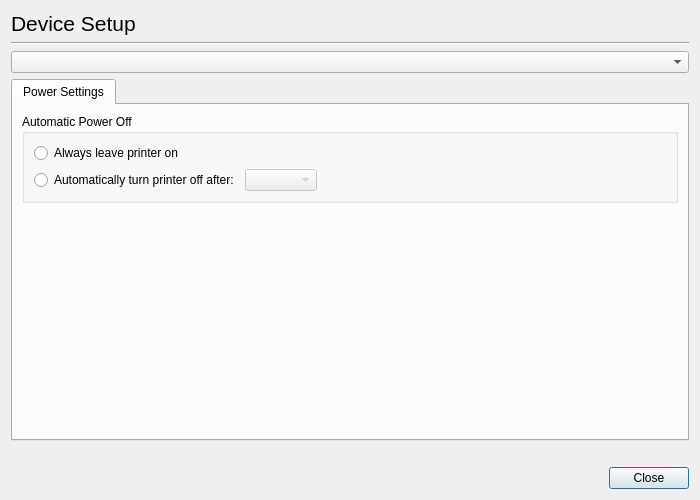
<ui version="4.0" >
 <class>Dialog</class>
 <widget class="QDialog" name="Dialog" >
  <property name="geometry" >
   <rect>
    <x>0</x>
    <y>0</y>
    <width>700</width>
    <height>500</height>
   </rect>
  </property>
  <property name="windowTitle" >
   <string>HP Device Manager - Device Setup</string>
  </property>
  <layout class="QGridLayout" >
   <item row="0" column="0" >
    <widget class="QLabel" name="label" >
     <property name="font" >
      <font>
       <pointsize>16</pointsize>
      </font>
     </property>
     <property name="text" >
      <string>Device Setup</string>
     </property>
    </widget>
   </item>
   <item row="1" column="0" colspan="3" >
    <widget class="Line" name="line" >
     <property name="orientation" >
      <enum>Qt::Horizontal</enum>
     </property>
    </widget>
   </item>
   <item row="2" column="0" colspan="3" >
    <widget class="DeviceUriComboBox" name="DeviceComboBox" />
   </item>
   <item row="3" column="0" colspan="3" >
    <widget class="QTabWidget" name="TabWidget" >
     <property name="currentIndex" >
      <number>0</number>
     </property>
     <widget class="QWidget" name="PowerSettingsTab" >
      <attribute name="title" >
       <string>Power Settings</string>
      </attribute>
      <layout class="QGridLayout" >
       <item row="0" column="0" >
        <widget class="QGroupBox" name="groupBox" >
         <property name="title" >
          <string>Automatic Power Off</string>
         </property>
         <layout class="QGridLayout" >
          <item row="0" column="0" colspan="2" >
           <widget class="QRadioButton" name="OnRadioButton" >
            <property name="text" >
             <string>Always leave printer on</string>
            </property>
           </widget>
          </item>
          <item row="1" column="0" >
           <layout class="QHBoxLayout" >
            <item>
             <widget class="QRadioButton" name="OffRadioButton" >
              <property name="enabled" >
               <bool>true</bool>
              </property>
              <property name="text" >
               <string>Automatically turn printer off after:</string>
              </property>
             </widget>
            </item>
            <item>
             <widget class="QComboBox" name="DurationComboBox" >
              <property name="enabled" >
               <bool>false</bool>
              </property>
             </widget>
            </item>
           </layout>
          </item>
          <item row="1" column="1" >
           <spacer>
            <property name="orientation" >
             <enum>Qt::Horizontal</enum>
            </property>
            <property name="sizeHint" >
             <size>
              <width>40</width>
              <height>20</height>
             </size>
            </property>
           </spacer>
          </item>
         </layout>
        </widget>
       </item>
       <item row="1" column="0" >
        <spacer>
         <property name="orientation" >
          <enum>Qt::Vertical</enum>
         </property>
         <property name="sizeHint" >
          <size>
           <width>282</width>
           <height>51</height>
          </size>
         </property>
        </spacer>
       </item>
      </layout>
     </widget>
    </widget>
   </item>
   <item row="4" column="0" >
    <spacer>
     <property name="orientation" >
      <enum>Qt::Vertical</enum>
     </property>
     <property name="sizeType" >
      <enum>QSizePolicy::Preferred</enum>
     </property>
     <property name="sizeHint" >
      <size>
       <width>510</width>
       <height>20</height>
      </size>
     </property>
    </spacer>
   </item>
   <item row="5" column="0" >
    <spacer>
     <property name="orientation" >
      <enum>Qt::Horizontal</enum>
     </property>
     <property name="sizeHint" >
      <size>
       <width>361</width>
       <height>20</height>
      </size>
     </property>
    </spacer>
   </item>
   <item row="5" column="2" >
    <widget class="QPushButton" name="CancelButton" >
     <property name="text" >
      <string>Close</string>
     </property>
    </widget>
   </item>
  </layout>
 </widget>
 <customwidgets>
  <customwidget>
   <class>DeviceUriComboBox</class>
   <extends>QComboBox</extends>
   <header>deviceuricombobox.h</header>
  </customwidget>
 </customwidgets>
 <resources/>
 <connections>
  <connection>
   <sender>OffRadioButton</sender>
   <signal>toggled(bool)</signal>
   <receiver>DurationComboBox</receiver>
   <slot>setEnabled(bool)</slot>
   <hints>
    <hint type="sourcelabel" >
     <x>140</x>
     <y>189</y>
    </hint>
    <hint type="destinationlabel" >
     <x>276</x>
     <y>196</y>
    </hint>
   </hints>
  </connection>
 </connections>
</ui>
